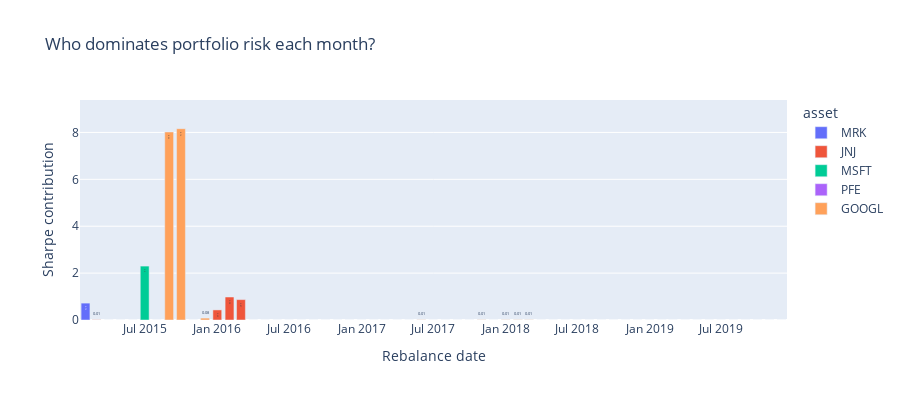

Notebook code cell kept with this figure:
### Code cell
top_per_period = pd.DataFrame({
    "date":   rc_mv.index,
    "asset":  rc_mv.idxmax(axis=1),    # ticker with largest share
    "share":  rc_mv.max(axis=1),       # that share in %
})
top_per_period["share"] = top_per_period["share"].round(2)  # nice labels

# 2)  Plot – one bar per period, coloured by the winning asset
fig_top = pexp.bar(
    top_per_period,
    x="date",
    y="share",
    color="asset",
    text="share",
    title="Who dominates portfolio risk each month?",
    labels={"share": "Sharpe contribution"},
    height=400,
)
# fig_top.update_traces(texttemplate="%{text:.2f}%", textposition="inside")
fig_top.update_layout(
    yaxis=dict(range=[0, top_per_period["share"].max() * 1.15]),
    xaxis_title="Rebalance date",
    showlegend=True,
)

fig_top.show()                 # or .write_html("top_contributor.html")

### Figure 1 — Plotly figure (JSON) as saved in the notebook; plotly's stock layout.template omitted (floating-point values rounded to 4 significant figures)
{"data": [{"hovertemplate": "asset=MRK<br>date=%{x}<br>Sharpe contribution=%{text}<extra></extra>", "legendgroup": "MRK", "marker": {"color": "#636efa", "pattern": {"shape": ""}}, "name": "MRK", "orientation": "v", "showlegend": true, "text": [0.72, 0.0, 0.0], "textposition": "auto", "type": "bar", "x": ["2015-01-31T23:59:59.999999999", "2015-04-30T23:59:59.999999999", "2015-05-31T23:59:59.999999999"], "xaxis": "x", "y": [0.72, 0.0, 0.0], "yaxis": "y"}, {"hovertemplate": "asset=JNJ<br>date=%{x}<br>Sharpe contribution=%{text}<extra></extra>", "legendgroup": "JNJ", "marker": {"color": "#EF553B", "pattern": {"shape": ""}}, "name": "JNJ", "orientation": "v", "showlegend": true, "text": [0.01, 0.0, 0.43, 0.98, 0.87, 0.0, 0.0, 0.0, 0.0, 0.0], "textposition": "auto", "type": "bar", "x": ["2015-02-28T23:59:59.999999999", "2015-03-31T23:59:59.999999999", "2015-12-31T23:59:59.999999999", "2016-01-31T23:59:59.999999999", "2016-02-29T23:59:59.999999999", "2016-03-31T23:59:59.999999999", "2016-04-30T23:59:59.999999999", "2016-05-31T23:59:59.999999999", "2016-06-30T23:59:59.999999999", "2016-07-31T23:59:59.999999999"], "xaxis": "x", "y": [0.01, 0.0, 0.43, 0.98, 0.87, 0.0, 0.0, 0.0, 0.0, 0.0], "yaxis": "y"}, {"hovertemplate": "asset=MSFT<br>date=%{x}<br>Sharpe contribution=%{text}<extra></extra>", "legendgroup": "MSFT", "marker": {"color": "#00cc96", "pattern": {"shape": ""}}, "name": "MSFT", "orientation": "v", "showlegend": true, "text": [2.3], "textposition": "auto", "type": "bar", "x": ["2015-06-30T23:59:59.999999999"], "xaxis": "x", "y": [2.3], "yaxis": "y"}, {"hovertemplate": "asset=PFE<br>date=%{x}<br>Sharpe contribution=%{text}<extra></extra>", "legendgroup": "PFE", "marker": {"color": "#ab63fa", "pattern": {"shape": ""}}, "name": "PFE", "orientation": "v", "showlegend": true, "text": [0.0], "textposition": "auto", "type": "bar", "x": ["2015-07-31T23:59:59.999999999"], "xaxis": "x", "y": [0.0], "yaxis": "y"}, {"hovertemplate": "asset=GOOGL<br>date=%{x}<br>Sharpe contribution=%{text}<extra></extra>", "legendgroup": "GOOGL", "marker": {"color": "#FFA15A", "pattern": {"shape": ""}}, "name": "GOOGL", "orientation": "v", "showlegend": true, "text": [8.02, 8.16, 0.0, 0.08, 0.0, 0.0, 0.0, 0.0, 0.0, 0.0, 0.0, 0.0, 0.0, 0.01, 0.0, 0.0, 0.0, 0.0, 0.01, 0.0, 0.01, 0.01, 0.01, 0.0, 0.0, 0.0, 0.0, 0.0, 0.0, 0.0, 0.0, 0.0, 0.0, 0.0, 0.0, 0.0, 0.0, 0.0, 0.0, 0.0, 0.0, 0.0, 0.0, 0.0], "textposition": "auto", "type": "bar", "x": ["2015-08-31T23:59:59.999999999", "2015-09-30T23:59:59.999999999", "2015-10-31T23:59:59.999999999", "2015-11-30T23:59:59.999999999", "2016-08-31T23:59:59.999999999", "2016-09-30T23:59:59.999999999", "2016-10-31T23:59:59.999999999", "2016-11-30T23:59:59.999999999", "2016-12-31T23:59:59.999999999", "2017-01-31T23:59:59.999999999", "2017-02-28T23:59:59.999999999", "2017-03-31T23:59:59.999999999", "2017-04-30T23:59:59.999999999", "2017-05-31T23:59:59.999999999", "2017-06-30T23:59:59.999999999", "2017-07-31T23:59:59.999999999", "2017-08-31T23:59:59.999999999", "2017-09-30T23:59:59.999999999", "2017-10-31T23:59:59.999999999", "2017-11-30T23:59:59.999999999", "2017-12-31T23:59:59.999999999", "2018-01-31T23:59:59.999999999", "2018-02-28T23:59:59.999999999", "2018-03-31T23:59:59.999999999", "2018-04-30T23:59:59.999999999", "2018-05-31T23:59:59.999999999", "2018-06-30T23:59:59.999999999", "2018-07-31T23:59:59.999999999", "2018-08-31T23:59:59.999999999", "2018-09-30T23:59:59.999999999", "2018-10-31T23:59:59.999999999", "2018-11-30T23:59:59.999999999", "2018-12-31T23:59:59.999999999", "2019-01-31T23:59:59.999999999", "2019-02-28T23:59:59.999999999", "2019-03-31T23:59:59.999999999", "2019-04-30T23:59:59.999999999", "2019-05-31T23:59:59.999999999", "2019-06-30T23:59:59.999999999", "2019-07-31T23:59:59.999999999", "2019-08-31T23:59:59.999999999", "2019-09-30T23:59:59.999999999", "2019-10-31T23:59:59.999999999", "2019-11-30T23:59:59.999999999"], "xaxis": "x", "y": [8.02, 8.16, 0.0, 0.08, 0.0, 0.0, 0.0, 0.0, 0.0, 0.0, 0.0, 0.0, 0.0, 0.01, 0.0, 0.0, 0.0, 0.0, 0.01, 0.0, 0.01, 0.01, 0.01, 0.0, 0.0, 0.0, 0.0, 0.0, 0.0, 0.0, 0.0, 0.0, 0.0, 0.0, 0.0, 0.0, 0.0, 0.0, 0.0, 0.0, 0.0, 0.0, 0.0, 0.0], "yaxis": "y"}], "layout": {"barmode": "relative", "height": 400, "legend": {"title": {"text": "asset"}, "tracegroupgap": 0}, "showlegend": true, "title": {"text": "Who dominates portfolio risk each month?"}, "xaxis": {"anchor": "y", "domain": [0, 1], "title": {"text": "Rebalance date"}}, "yaxis": {"anchor": "x", "domain": [0, 1], "range": [0, 9.384], "title": {"text": "Sharpe contribution"}}}}
